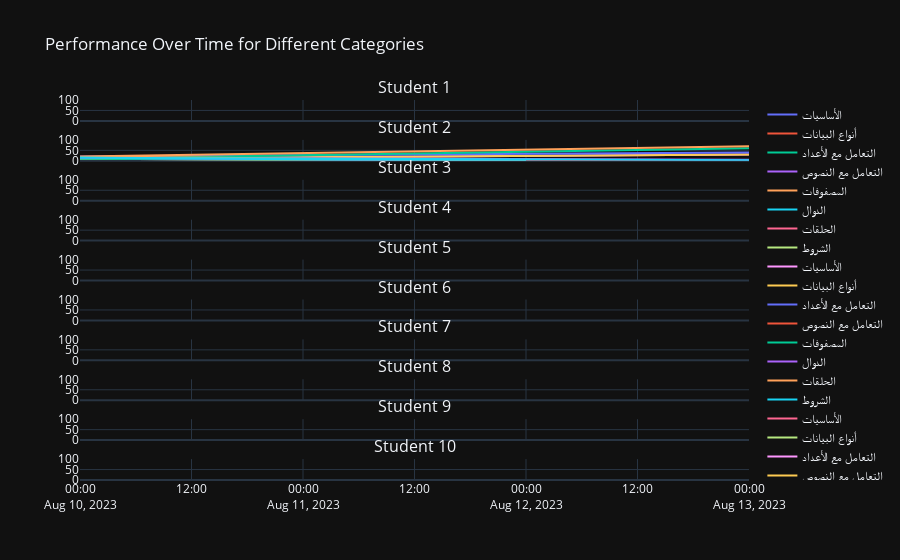

The code cell stored with this chart in its notebook:
### Code cell
### delete
df = df.append({'student_id': 2, 'date': '2023-08-10','الأساسيات': 10,'أنواع البيانات': 10, 'التعامل مع الأعداد':20, 'التعامل مع النصوص': 15, 'المصفوفات':10,'الدوال':15,'الحلقات':20, 'الشروط': 15}, ignore_index=True)
df = df.append({'student_id': 2, 'date': '2023-08-13','الأساسيات': 30,'أنواع البيانات': 30, 'التعامل مع الأعداد':40, 'التعامل مع النصوص': 0, 'المصفوفات':60,'الدوال':5,'الحلقات':70, 'الشروط': 3}, ignore_index=True)
# Melt the DataFrame to transform it into a suitable format for plotting
df_melted = pd.melt(df, id_vars=['student_id', 'date'], var_name='category', value_name='performance')

fig = sp.make_subplots(rows=len(df_melted['student_id'].unique()), cols=1, shared_xaxes=True,
                       subplot_titles=[f'Student {student_id}' for student_id in df_melted['student_id'].unique()])

# Iterate over each student and create line traces for each category
for idx, student_id in enumerate(df_melted['student_id'].unique(), start=1):
    student_data = df_melted[df_melted['student_id'] == student_id]
    for category in student_data['category'].unique():
        category_data = student_data[student_data['category'] == category]
        trace = go.Scatter(x=category_data['date'], y=category_data['performance'], mode='lines', name=category)
        fig.add_trace(trace, row=idx, col=1)

# Update layout and show the figure
fig.update_layout(title='Performance Over Time for Different Categories',
                  showlegend=True)
fig.update_yaxes(range=[0, 100])  # Set y-axis range between 0 and 100

fig.show()

### Figure 1 — Plotly figure (JSON) as saved in the notebook; plotly's stock layout.template omitted (floating-point values rounded to 4 significant figures)
{"data": [{"mode": "lines", "name": "الأساسيات", "x": ["2023-08-12"], "y": [0], "type": "scatter", "xaxis": "x", "yaxis": "y"}, {"mode": "lines", "name": "أنواع البيانات", "x": ["2023-08-12"], "y": [0], "type": "scatter", "xaxis": "x", "yaxis": "y"}, {"mode": "lines", "name": "التعامل مع الأعداد", "x": ["2023-08-12"], "y": [0], "type": "scatter", "xaxis": "x", "yaxis": "y"}, {"mode": "lines", "name": "التعامل مع النصوص", "x": ["2023-08-12"], "y": [0], "type": "scatter", "xaxis": "x", "yaxis": "y"}, {"mode": "lines", "name": "المصفوفات", "x": ["2023-08-12"], "y": [0], "type": "scatter", "xaxis": "x", "yaxis": "y"}, {"mode": "lines", "name": "الدوال", "x": ["2023-08-12"], "y": [0], "type": "scatter", "xaxis": "x", "yaxis": "y"}, {"mode": "lines", "name": "الحلقات", "x": ["2023-08-12"], "y": [0], "type": "scatter", "xaxis": "x", "yaxis": "y"}, {"mode": "lines", "name": "الشروط", "x": ["2023-08-12"], "y": [0], "type": "scatter", "xaxis": "x", "yaxis": "y"}, {"mode": "lines", "name": "الأساسيات", "x": ["2023-08-12", "2023-08-10", "2023-08-13"], "y": [0, 10, 30], "type": "scatter", "xaxis": "x2", "yaxis": "y2"}, {"mode": "lines", "name": "أنواع البيانات", "x": ["2023-08-12", "2023-08-10", "2023-08-13"], "y": [0, 10, 30], "type": "scatter", "xaxis": "x2", "yaxis": "y2"}, {"mode": "lines", "name": "التعامل مع الأعداد", "x": ["2023-08-12", "2023-08-10", "2023-08-13"], "y": [0, 20, 40], "type": "scatter", "xaxis": "x2", "yaxis": "y2"}, {"mode": "lines", "name": "التعامل مع النصوص", "x": ["2023-08-12", "2023-08-10", "2023-08-13"], "y": [0, 15, 0], "type": "scatter", "xaxis": "x2", "yaxis": "y2"}, {"mode": "lines", "name": "المصفوفات", "x": ["2023-08-12", "2023-08-10", "2023-08-13"], "y": [0, 10, 60], "type": "scatter", "xaxis": "x2", "yaxis": "y2"}, {"mode": "lines", "name": "الدوال", "x": ["2023-08-12", "2023-08-10", "2023-08-13"], "y": [0, 15, 5], "type": "scatter", "xaxis": "x2", "yaxis": "y2"}, {"mode": "lines", "name": "الحلقات", "x": ["2023-08-12", "2023-08-10", "2023-08-13"], "y": [0, 20, 70], "type": "scatter", "xaxis": "x2", "yaxis": "y2"}, {"mode": "lines", "name": "الشروط", "x": ["2023-08-12", "2023-08-10", "2023-08-13"], "y": [0, 15, 3], "type": "scatter", "xaxis": "x2", "yaxis": "y2"}, {"mode": "lines", "name": "الأساسيات", "x": ["2023-08-12"], "y": [0], "type": "scatter", "xaxis": "x3", "yaxis": "y3"}, {"mode": "lines", "name": "أنواع البيانات", "x": ["2023-08-12"], "y": [0], "type": "scatter", "xaxis": "x3", "yaxis": "y3"}, {"mode": "lines", "name": "التعامل مع الأعداد", "x": ["2023-08-12"], "y": [0], "type": "scatter", "xaxis": "x3", "yaxis": "y3"}, {"mode": "lines", "name": "التعامل مع النصوص", "x": ["2023-08-12"], "y": [0], "type": "scatter", "xaxis": "x3", "yaxis": "y3"}, {"mode": "lines", "name": "المصفوفات", "x": ["2023-08-12"], "y": [0], "type": "scatter", "xaxis": "x3", "yaxis": "y3"}, {"mode": "lines", "name": "الدوال", "x": ["2023-08-12"], "y": [0], "type": "scatter", "xaxis": "x3", "yaxis": "y3"}, {"mode": "lines", "name": "الحلقات", "x": ["2023-08-12"], "y": [0], "type": "scatter", "xaxis": "x3", "yaxis": "y3"}, {"mode": "lines", "name": "الشروط", "x": ["2023-08-12"], "y": [0], "type": "scatter", "xaxis": "x3", "yaxis": "y3"}, {"mode": "lines", "name": "الأساسيات", "x": ["2023-08-12"], "y": [0], "type": "scatter", "xaxis": "x4", "yaxis": "y4"}, {"mode": "lines", "name": "أنواع البيانات", "x": ["2023-08-12"], "y": [0], "type": "scatter", "xaxis": "x4", "yaxis": "y4"}, {"mode": "lines", "name": "التعامل مع الأعداد", "x": ["2023-08-12"], "y": [0], "type": "scatter", "xaxis": "x4", "yaxis": "y4"}, {"mode": "lines", "name": "التعامل مع النصوص", "x": ["2023-08-12"], "y": [0], "type": "scatter", "xaxis": "x4", "yaxis": "y4"}, {"mode": "lines", "name": "المصفوفات", "x": ["2023-08-12"], "y": [0], "type": "scatter", "xaxis": "x4", "yaxis": "y4"}, {"mode": "lines", "name": "الدوال", "x": ["2023-08-12"], "y": [0], "type": "scatter", "xaxis": "x4", "yaxis": "y4"}, {"mode": "lines", "name": "الحلقات", "x": ["2023-08-12"], "y": [0], "type": "scatter", "xaxis": "x4", "yaxis": "y4"}, {"mode": "lines", "name": "الشروط", "x": ["2023-08-12"], "y": [0], "type": "scatter", "xaxis": "x4", "yaxis": "y4"}, {"mode": "lines", "name": "الأساسيات", "x": ["2023-08-12"], "y": [0], "type": "scatter", "xaxis": "x5", "yaxis": "y5"}, {"mode": "lines", "name": "أنواع البيانات", "x": ["2023-08-12"], "y": [0], "type": "scatter", "xaxis": "x5", "yaxis": "y5"}, {"mode": "lines", "name": "التعامل مع الأعداد", "x": ["2023-08-12"], "y": [0], "type": "scatter", "xaxis": "x5", "yaxis": "y5"}, {"mode": "lines", "name": "التعامل مع النصوص", "x": ["2023-08-12"], "y": [0], "type": "scatter", "xaxis": "x5", "yaxis": "y5"}, {"mode": "lines", "name": "المصفوفات", "x": ["2023-08-12"], "y": [0], "type": "scatter", "xaxis": "x5", "yaxis": "y5"}, {"mode": "lines", "name": "الدوال", "x": ["2023-08-12"], "y": [0], "type": "scatter", "xaxis": "x5", "yaxis": "y5"}, {"mode": "lines", "name": "الحلقات", "x": ["2023-08-12"], "y": [0], "type": "scatter", "xaxis": "x5", "yaxis": "y5"}, {"mode": "lines", "name": "الشروط", "x": ["2023-08-12"], "y": [0], "type": "scatter", "xaxis": "x5", "yaxis": "y5"}, {"mode": "lines", "name": "الأساسيات", "x": ["2023-08-12"], "y": [0], "type": "scatter", "xaxis": "x6", "yaxis": "y6"}, {"mode": "lines", "name": "أنواع البيانات", "x": ["2023-08-12"], "y": [0], "type": "scatter", "xaxis": "x6", "yaxis": "y6"}, {"mode": "lines", "name": "التعامل مع الأعداد", "x": ["2023-08-12"], "y": [0], "type": "scatter", "xaxis": "x6", "yaxis": "y6"}, {"mode": "lines", "name": "التعامل مع النصوص", "x": ["2023-08-12"], "y": [0], "type": "scatter", "xaxis": "x6", "yaxis": "y6"}, {"mode": "lines", "name": "المصفوفات", "x": ["2023-08-12"], "y": [0], "type": "scatter", "xaxis": "x6", "yaxis": "y6"}, {"mode": "lines", "name": "الدوال", "x": ["2023-08-12"], "y": [0], "type": "scatter", "xaxis": "x6", "yaxis": "y6"}, {"mode": "lines", "name": "الحلقات", "x": ["2023-08-12"], "y": [0], "type": "scatter", "xaxis": "x6", "yaxis": "y6"}, {"mode": "lines", "name": "الشروط", "x": ["2023-08-12"], "y": [0], "type": "scatter", "xaxis": "x6", "yaxis": "y6"}, {"mode": "lines", "name": "الأساسيات", "x": ["2023-08-12"], "y": [0], "type": "scatter", "xaxis": "x7", "yaxis": "y7"}, {"mode": "lines", "name": "أنواع البيانات", "x": ["2023-08-12"], "y": [0], "type": "scatter", "xaxis": "x7", "yaxis": "y7"}, {"mode": "lines", "name": "التعامل مع الأعداد", "x": ["2023-08-12"], "y": [0], "type": "scatter", "xaxis": "x7", "yaxis": "y7"}, {"mode": "lines", "name": "التعامل مع النصوص", "x": ["2023-08-12"], "y": [0], "type": "scatter", "xaxis": "x7", "yaxis": "y7"}, {"mode": "lines", "name": "المصفوفات", "x": ["2023-08-12"], "y": [0], "type": "scatter", "xaxis": "x7", "yaxis": "y7"}, {"mode": "lines", "name": "الدوال", "x": ["2023-08-12"], "y": [0], "type": "scatter", "xaxis": "x7", "yaxis": "y7"}, {"mode": "lines", "name": "الحلقات", "x": ["2023-08-12"], "y": [0], "type": "scatter", "xaxis": "x7", "yaxis": "y7"}, {"mode": "lines", "name": "الشروط", "x": ["2023-08-12"], "y": [0], "type": "scatter", "xaxis": "x7", "yaxis": "y7"}, {"mode": "lines", "name": "الأساسيات", "x": ["2023-08-13"], "y": [0], "type": "scatter", "xaxis": "x8", "yaxis": "y8"}, {"mode": "lines", "name": "أنواع البيانات", "x": ["2023-08-13"], "y": [0], "type": "scatter", "xaxis": "x8", "yaxis": "y8"}, {"mode": "lines", "name": "التعامل مع الأعداد", "x": ["2023-08-13"], "y": [0], "type": "scatter", "xaxis": "x8", "yaxis": "y8"}, {"mode": "lines", "name": "التعامل مع النصوص", "x": ["2023-08-13"], "y": [0], "type": "scatter", "xaxis": "x8", "yaxis": "y8"}, {"mode": "lines", "name": "المصفوفات", "x": ["2023-08-13"], "y": [0], "type": "scatter", "xaxis": "x8", "yaxis": "y8"}, {"mode": "lines", "name": "الدوال", "x": ["2023-08-13"], "y": [0], "type": "scatter", "xaxis": "x8", "yaxis": "y8"}, {"mode": "lines", "name": "الحلقات", "x": ["2023-08-13"], "y": [0], "type": "scatter", "xaxis": "x8", "yaxis": "y8"}, {"mode": "lines", "name": "الشروط", "x": ["2023-08-13"], "y": [0], "type": "scatter", "xaxis": "x8", "yaxis": "y8"}, {"mode": "lines", "name": "الأساسيات", "x": ["2023-08-13"], "y": [0], "type": "scatter", "xaxis": "x9", "yaxis": "y9"}, {"mode": "lines", "name": "أنواع البيانات", "x": ["2023-08-13"], "y": [0], "type": "scatter", "xaxis": "x9", "yaxis": "y9"}, {"mode": "lines", "name": "التعامل مع الأعداد", "x": ["2023-08-13"], "y": [0], "type": "scatter", "xaxis": "x9", "yaxis": "y9"}, {"mode": "lines", "name": "التعامل مع النصوص", "x": ["2023-08-13"], "y": [0], "type": "scatter", "xaxis": "x9", "yaxis": "y9"}, {"mode": "lines", "name": "المصفوفات", "x": ["2023-08-13"], "y": [0], "type": "scatter", "xaxis": "x9", "yaxis": "y9"}, {"mode": "lines", "name": "الدوال", "x": ["2023-08-13"], "y": [0], "type": "scatter", "xaxis": "x9", "yaxis": "y9"}, {"mode": "lines", "name": "الحلقات", "x": ["2023-08-13"], "y": [0], "type": "scatter", "xaxis": "x9", "yaxis": "y9"}, {"mode": "lines", "name": "الشروط", "x": ["2023-08-13"], "y": [0], "type": "scatter", "xaxis": "x9", "yaxis": "y9"}, {"mode": "lines", "name": "الأساسيات", "x": ["2023-08-13"], "y": [0], "type": "scatter", "xaxis": "x10", "yaxis": "y10"}, {"mode": "lines", "name": "أنواع البيانات", "x": ["2023-08-13"], "y": [0], "type": "scatter", "xaxis": "x10", "yaxis": "y10"}, {"mode": "lines", "name": "التعامل مع الأعداد", "x": ["2023-08-13"], "y": [0], "type": "scatter", "xaxis": "x10", "yaxis": "y10"}, {"mode": "lines", "name": "التعامل مع النصوص", "x": ["2023-08-13"], "y": [0], "type": "scatter", "xaxis": "x10", "yaxis": "y10"}, {"mode": "lines", "name": "المصفوفات", "x": ["2023-08-13"], "y": [0], "type": "scatter", "xaxis": "x10", "yaxis": "y10"}, {"mode": "lines", "name": "الدوال", "x": ["2023-08-13"], "y": [0], "type": "scatter", "xaxis": "x10", "yaxis": "y10"}, {"mode": "lines", "name": "الحلقات", "x": ["2023-08-13"], "y": [0], "type": "scatter", "xaxis": "x10", "yaxis": "y10"}, {"mode": "lines", "name": "الشروط", "x": ["2023-08-13"], "y": [0], "type": "scatter", "xaxis": "x10", "yaxis": "y10"}], "layout": {"xaxis": {"anchor": "y", "domain": [0.0, 1.0], "matches": "x10", "showticklabels": false}, "yaxis": {"anchor": "x", "domain": [0.945, 1.0], "range": [0, 100]}, "xaxis2": {"anchor": "y2", "domain": [0.0, 1.0], "matches": "x10", "showticklabels": false}, "yaxis2": {"anchor": "x2", "domain": [0.84, 0.895], "range": [0, 100]}, "xaxis3": {"anchor": "y3", "domain": [0.0, 1.0], "matches": "x10", "showticklabels": false}, "yaxis3": {"anchor": "x3", "domain": [0.735, 0.79], "range": [0, 100]}, "xaxis4": {"anchor": "y4", "domain": [0.0, 1.0], "matches": "x10", "showticklabels": false}, "yaxis4": {"anchor": "x4", "domain": [0.63, 0.685], "range": [0, 100]}, "xaxis5": {"anchor": "y5", "domain": [0.0, 1.0], "matches": "x10", "showticklabels": false}, "yaxis5": {"anchor": "x5", "domain": [0.525, 0.58], "range": [0, 100]}, "xaxis6": {"anchor": "y6", "domain": [0.0, 1.0], "matches": "x10", "showticklabels": false}, "yaxis6": {"anchor": "x6", "domain": [0.42, 0.475], "range": [0, 100]}, "xaxis7": {"anchor": "y7", "domain": [0.0, 1.0], "matches": "x10", "showticklabels": false}, "yaxis7": {"anchor": "x7", "domain": [0.315, 0.37], "range": [0, 100]}, "xaxis8": {"anchor": "y8", "domain": [0.0, 1.0], "matches": "x10", "showticklabels": false}, "yaxis8": {"anchor": "x8", "domain": [0.21, 0.265], "range": [0, 100]}, "xaxis9": {"anchor": "y9", "domain": [0.0, 1.0], "matches": "x10", "showticklabels": false}, "yaxis9": {"anchor": "x9", "domain": [0.105, 0.16], "range": [0, 100]}, "xaxis10": {"anchor": "y10", "domain": [0.0, 1.0]}, "yaxis10": {"anchor": "x10", "domain": [0.0, 0.055], "range": [0, 100]}, "annotations": [{"font": {"size": 16}, "showarrow": false, "text": "Student 1", "x": 0.5, "xanchor": "center", "xref": "paper", "y": 1.0, "yanchor": "bottom", "yref": "paper"}, {"font": {"size": 16}, "showarrow": false, "text": "Student 2", "x": 0.5, "xanchor": "center", "xref": "paper", "y": 0.895, "yanchor": "bottom", "yref": "paper"}, {"font": {"size": 16}, "showarrow": false, "text": "Student 3", "x": 0.5, "xanchor": "center", "xref": "paper", "y": 0.79, "yanchor": "bottom", "yref": "paper"}, {"font": {"size": 16}, "showarrow": false, "text": "Student 4", "x": 0.5, "xanchor": "center", "xref": "paper", "y": 0.685, "yanchor": "bottom", "yref": "paper"}, {"font": {"size": 16}, "showarrow": false, "text": "Student 5", "x": 0.5, "xanchor": "center", "xref": "paper", "y": 0.58, "yanchor": "bottom", "yref": "paper"}, {"font": {"size": 16}, "showarrow": false, "text": "Student 6", "x": 0.5, "xanchor": "center", "xref": "paper", "y": 0.475, "yanchor": "bottom", "yref": "paper"}, {"font": {"size": 16}, "showarrow": false, "text": "Student 7", "x": 0.5, "xanchor": "center", "xref": "paper", "y": 0.37, "yanchor": "bottom", "yref": "paper"}, {"font": {"size": 16}, "showarrow": false, "text": "Student 8", "x": 0.5, "xanchor": "center", "xref": "paper", "y": 0.265, "yanchor": "bottom", "yref": "paper"}, {"font": {"size": 16}, "showarrow": false, "text": "Student 9", "x": 0.5, "xanchor": "center", "xref": "paper", "y": 0.16, "yanchor": "bottom", "yref": "paper"}, {"font": {"size": 16}, "showarrow": false, "text": "Student 10", "x": 0.5, "xanchor": "center", "xref": "paper", "y": 0.055, "yanchor": "bottom", "yref": "paper"}], "title": {"text": "Performance Over Time for Different Categories"}, "showlegend": true}}
